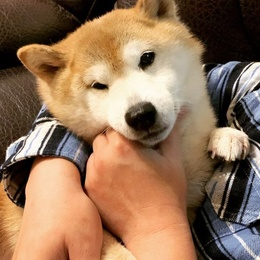
%> input picture HW2/柴犬飛飛.jpg, 260 x 260 px, shrunk from 640 x 640 before the run
$ octave hw2_a.m   (GNU Octave 9; MATLAB toolbox functions it lacks are replaced by stand-ins)
%> lines starting %> are read from the running program, lines starting %| are printed output that depends on the picture
%多媒體Hw2(a)

clc;
clear;
tic;    %計時

% create gaussian filter
G33 = fspecial('gaussian', [3 3], 1);    % creates a Gaussian filter with hsize =
% [3 3] and sigma = 1
G55 = fspecial('gaussian', [5 5], 1);
G77 = fspecial('gaussian', [7 7], 1);

%load image
img = imread('./柴犬飛飛.jpg');
%> img is the input picture: size 260x260x3 uint8; mean R, G, B 147.6, 115.5, 88.6
I = img;    %儲存原圖

% img = padarray(img,[1,1]);
img = double(img);
%> img: size 260x260x3 double


for x = 1:size(img,1)-2
    for y = 1:size(img,2)-2
        img_t1(x,y,1) = sum(sum(G33.*img(x:x+2,y:y+2,1)));
        img_t1(x,y,2) = sum(sum(G33.*img(x:x+2,y:y+2,2)));
        img_t1(x,y,3) = sum(sum(G33.*img(x:x+2,y:y+2,3)));
    end
end
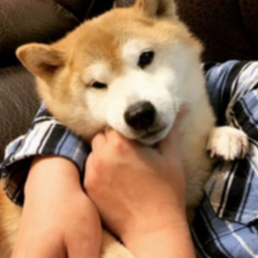
%> img_t1: size 258x258x3 double; mean R, G, B 148.1, 115.9, 88.9

for x = 1:size(img,1)-4
    for y = 1:size(img,2)-4
        img_t2(x,y,1) = sum(sum(G55.*img(x:x+4,y:y+4,1)));
        img_t2(x,y,2) = sum(sum(G55.*img(x:x+4,y:y+4,2)));
        img_t2(x,y,3) = sum(sum(G55.*img(x:x+4,y:y+4,3)));
    end
end
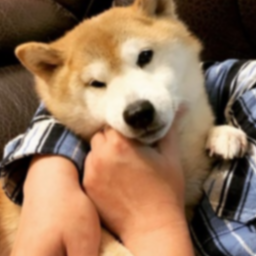
%> img_t2: size 256x256x3 double; mean R, G, B 148.7, 116.3, 89.2

for x = 1:size(img,1)-6
    for y = 1:size(img,2)-6
        img_t3(x,y,1) = sum(sum(G77.*img(x:x+6,y:y+6,1)));
        img_t3(x,y,2) = sum(sum(G77.*img(x:x+6,y:y+6,2)));
        img_t3(x,y,3) = sum(sum(G77.*img(x:x+6,y:y+6,3)));
    end
end
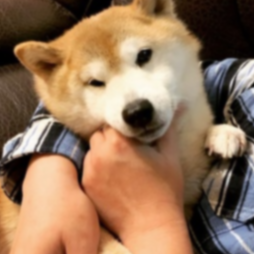
%> img_t3: size 254x254x3 double; mean R, G, B 149.2, 116.8, 89.4

img_t1 = uint8(img_t1);
%> img_t1: size 258x258x3 uint8
img_t2 = uint8(img_t2);
%> img_t2: size 256x256x3 uint8
img_t3 = uint8(img_t3);
%> img_t3: size 254x254x3 uint8


%印出圖片
subplot(1,3,1);
image(img_t1);
title('Gaussian3*3');

subplot(1,3,2);
image(img_t2);
title('Gaussian5*5');

subplot(1,3,3);
image(img_t3);
title('Gaussian7*7');

img_t1 = padarray(img_t1,[1,1]);
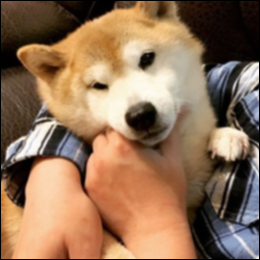
%> img_t1: size 260x260x3 uint8; mean R, G, B 145.9, 114.1, 87.5
img_t2 = padarray(img_t2,[2,2]);
%> img_t2: size 260x260x3 uint8
img_t3 = padarray(img_t3,[3,3]);
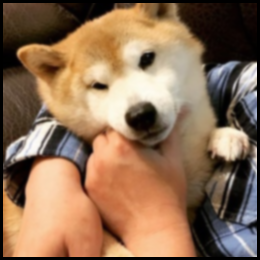
%> img_t3: size 260x260x3 uint8; mean R, G, B 142.4, 111.4, 85.3

%PSNR
[peaksnr1,snr1] = psnr(img_t1,I);
%> peaksnr1 = 23.59; snr1 = 18.41
[peaksnr2,snr2] = psnr(img_t2,I);
%> peaksnr2 = 20.88; snr2 = 15.71
[peaksnr3,snr3] = psnr(img_t3,I);
%> peaksnr3 = 19.41; snr3 = 14.24

toc;    %計時結束
